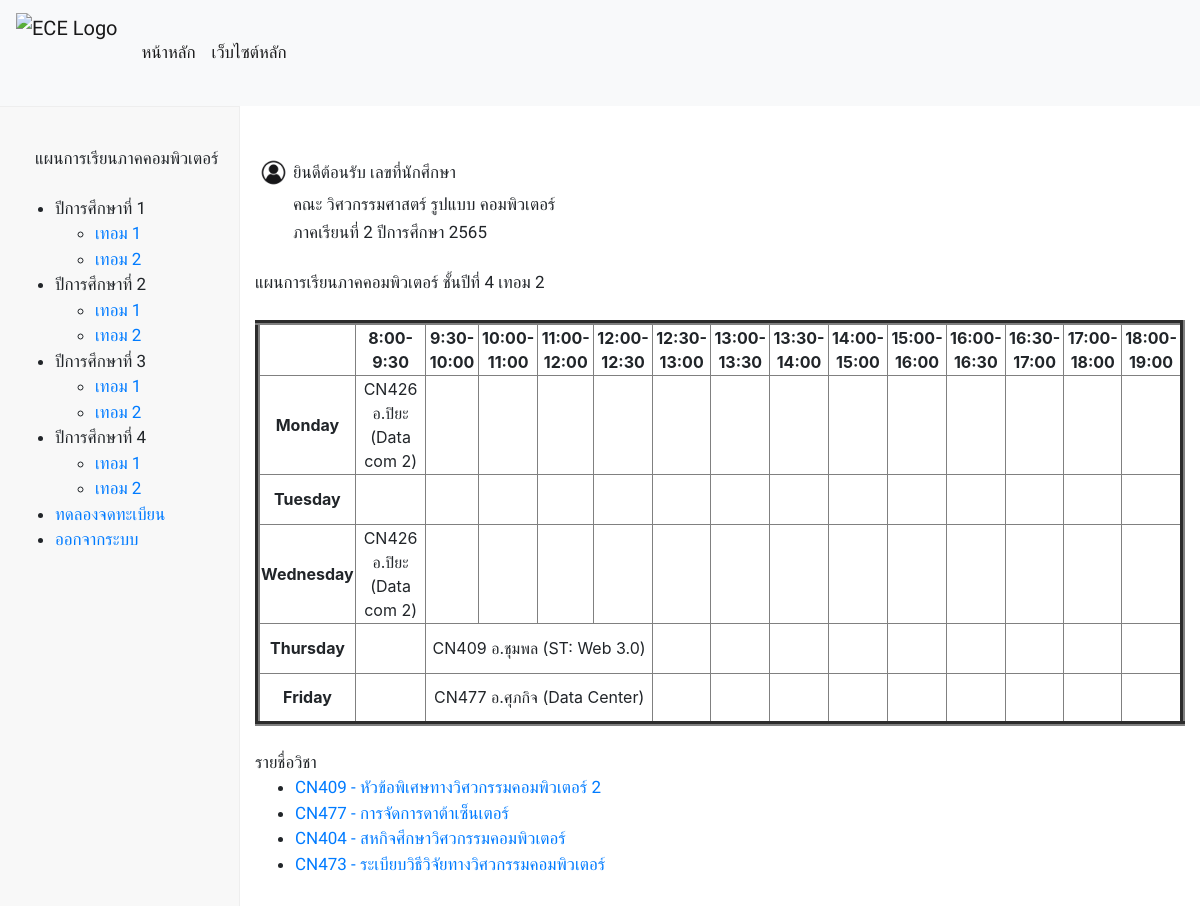
Page /four_termtwo on the committed database.
### database/models.py (models this page shows, shortened)
class Subject(models.Model):
    S_id = models.CharField(max_length=25)
    S_name = models.CharField(max_length=50)
    S_credits = models.FloatField()
    S_detail = models.TextField()
    S_teacher = models.ForeignKey(Person, on_delete=models.CASCADE)
    pre_id = models.ManyToManyField(
        'self', blank=True, symmetrical=False, related_name='presub')
    post_id = models.ManyToManyField(
        'self', blank=True, symmetrical=False, related_name='postsub')
    term = models.CharField(max_length=25,null=True, blank=True,)

### subjectenroller/views.py (the view)
# urls.py: path('four_termtwo', views.four_termtwo , name="four_termtwo"),
def four_termtwo(request):
    skills = Skill.objects.all()
    subject = Subject.objects.all()
    context = {'skills': skills,'subject': subject,}
    return render(request, 'subjectenroller/four_termtwo.html', context)

### subjectenroller/templates/subjectenroller/four_termtwo.html (shortened to what this page needs)
{% extends "subjectenroller/layout.html" %}
{% load static %}
{% block body %}
    <br>
    <br>
    <div style="display: flex; flex-direction: column;">
        <div class="container">
            <div class="row">
              <div class="col-auto">
                <table style="width:100%">
                    <tr>
                        <th><img src="/static/image/user.jpg" alt="userlogo" width="35" height="35"></th>
                        <td><a>ยินดีต้อนรับ {{ request.session.name }}  เลขที่นักศึกษา {{ request.session.user_id }}</a></td>
                    </tr>
                    <tr>
                        <td></td>
                        <td><a>คณะ วิศวกรรมศาสตร์ รูปแบบ คอมพิวเตอร์</a></td>
                    </tr>
                    <tr>
                        <td></td>
                        <td><a>ภาคเรียนที่ 2 ปีการศึกษา 2565</a></td>
                    </tr>
                </table>
              </div>
              <div class="col-auto">
              </div>
            </div>
            <br>
            <a>แผนการเรียนภาคคอมพิวเตอร์  ชั้นปีที่ 4 เทอม 2</a>
            <br>
            <br>
            <table border="5" cellspacing="0" align="center">
                <tr>
                    <td align="center" height="50"
                        width="100"><br>
                    </td>
                    <td align="center" height="50"
                        width="200">
                        <b>8:00-9:30</b>
                    </td>
                    <td align="center" height="50"
                        width="100">
                        <b>9:30-10:00</b>
                    </td>
                    <td align="center" height="50"
                        width="100">
                        <b>10:00-11:00</b>
                    </td>
                    <td align="center" height="50"
                        width="100">
                        <b>11:00-12:00</b>
                    </td>
                    <td align="center" height="50"
                        width="100">
                        <b>12:00-12:30</b>
                    </td>
                    <td align="center" height="50"
                        width="100">
                        <b>12:30-13:00</b>
                    </td>
                    <td align="center" height="50"
                        width="100">
                        <b>13:00-13:30</b>
                    </td>
                    <td align="center" height="50"
                        width="100">
                        <b>13:30-14:00</b>
                    </td>
                    <td align="center" height="50"
                        width="100">
                        <b>14:00-15:00</b>
                    </td>
                    <td align="center" height="50"
                        width="100">
                        <b>15:00-16:00</b>
                    </td>
                    <td align="center" height="50"
                        width="100">
                        <b>16:00-16:30</b>
                    </td>
                    <td align="center" height="50"
                        width="100">
                        <b>16:30-17:00</b>
                    </td>
                    <td align="center" height="50"
                        width="100">
                        <b>17:00-18:00</b>
                    </td>
                    <td align="center" height="50"
                        width="100">
                        <b>18:00-19:00</b>
                    </td>
                </tr>
                <tr>
                    <td align="center" height="50">
                        <b>Monday</b></td>
                    <td align="center" height="50">CN426 อ.ปิยะ (Data com 2) </td>
                    <td align="center" height="50"></td>
                    <td align="center" height="50"></td>
                    <td align="center" height="50"></td>
                    <td align="center" height="50"></td>
                    <td align="center" height="50"></td>
                    <td align="center" height="50"></td>
                    <td align="center" height="50"></td>
                    <td align="center" height="50"></td>
                    <td align="center" height="50"></td>
                    <td align="center" height="50"></td>
                    <td align="center" height="50"></td>
                    <td align="center" height="50"></td>
                    <td align="center" height="50"></td>
                </tr>
                <tr>
                    <td align="center" height="50">
                        <b>Tuesday</b>
                    </td>
                    <td align="center" height="50"></td>
                    <td align="center" height="50"></td>
                    <td align="center" height="50"></td>
                    <td align="center" height="50"></td>
                    <td align="center" height="50"></td>
                    <td align="center" height="50"></td>
                    <td align="center" height="50"></td>
                    <td align="center" height="50"></td>
                    <td align="center" height="50"></td>
                    <td align="center" height="50"></td>
                    <td align="center" height="50"></td>
                    <td align="center" height="50"></td>
                    <td align="center" height="50"></td>
                </tr>
                <tr>
                    <td align="center" height="50">
                        <b>Wednesday</b>
                    </td>
                    <td align="center" height="50">CN426 อ.ปิยะ (Data com 2) </td>
                    <td align="center" height="50"></td>
                    <td align="center" height="50"></td>
                    <td align="center" height="50"></td>
                    <td align="center" height="50"></td>
                    <td align="center" height="50"></td>
                    <td align="center" height="50"></td>
                    <td align="center" height="50"></td>
                    <td align="center" height="50"></td>
                    <td align="center" height="50"></td>
                    <td align="center" height="50"></td>
                    <td align="center" height="50"></td>
                    <td align="center" height="50"></td>
                    <td align="center" height="50"></td>
                </tr>
                <tr>
                    <td align="center" height="50">
                        <b>Thursday</b>
                    </td>
                    <td align="center" height="50"></td>
                    <td colspan="4" align="center" height="50">CN409 อ.ชุมพล (ST: Web 3.0)</td>
                    <td align="center" height="50"></td>
                    <td align="center" height="50"></td>
                    <td align="center" height="50"></td>
                    <td align="center" height="50"></td>
                    <td align="center" height="50"></td>
                    <td align="center" height="50"></td>
                    <td align="center" height="50"></td>
                    <td align="center" height="50"></td>
                    <td align="center" height="50"></td>
                </tr>
                <tr>
                    <td align="center" height="50">
                        <b>Friday</b>
                    </td>
                    <td align="center" height="50"></td>
                    <td colspan="4" align="center" height="50">CN477 อ.ศุภกิจ (Data Center)</td>
                    <td align="center" height="50"></td>
                    <td align="center" height="50"></td>
                    <td align="center" height="50"></td>
                    <td align="center" height="50"></td>
                    <td align="center" height="50"></td>
                    <td align="center" height="50"></td>
                    <td align="center" height="50"></td>
                    <td align="center" height="50"></td>
                    <td align="center" height="50"></td>
                </tr>
            </table>
        <br>
        <a>รายชื่อวิชา</a>
        <ul>
          {% for subject in subject %}
            {% if subject.term == '42' %}
            <li><a href="{% url 'detail' subject.S_id %}">{{ subject.S_id }} - {{ subject.S_name }}</a></li>
            {% endif %}
          {% endfor %}
        </ul>
{% endblock %}

### static/css/styles.css (style rules this page uses)
a { color: white; font-family: 'Prompt', sans-serif; font-size: 17px; position: relative; }

### rows in the picture
Subject: S_id "CN409", S_name "หัวข้อพิเศษทางวิศวกรรมคอมพิวเตอร์ 2"
Subject: S_id "CN477", S_name "การจัดการดาต้าเซ็นเตอร์"
Subject: S_id "CN404", S_name "สหกิจศึกษาวิศวกรรมคอมพิวเตอร์"
Subject: S_id "CN473", S_name "ระเบียบวิธีวิจัยทางวิศวกรรมคอมพิวเตอร์"
